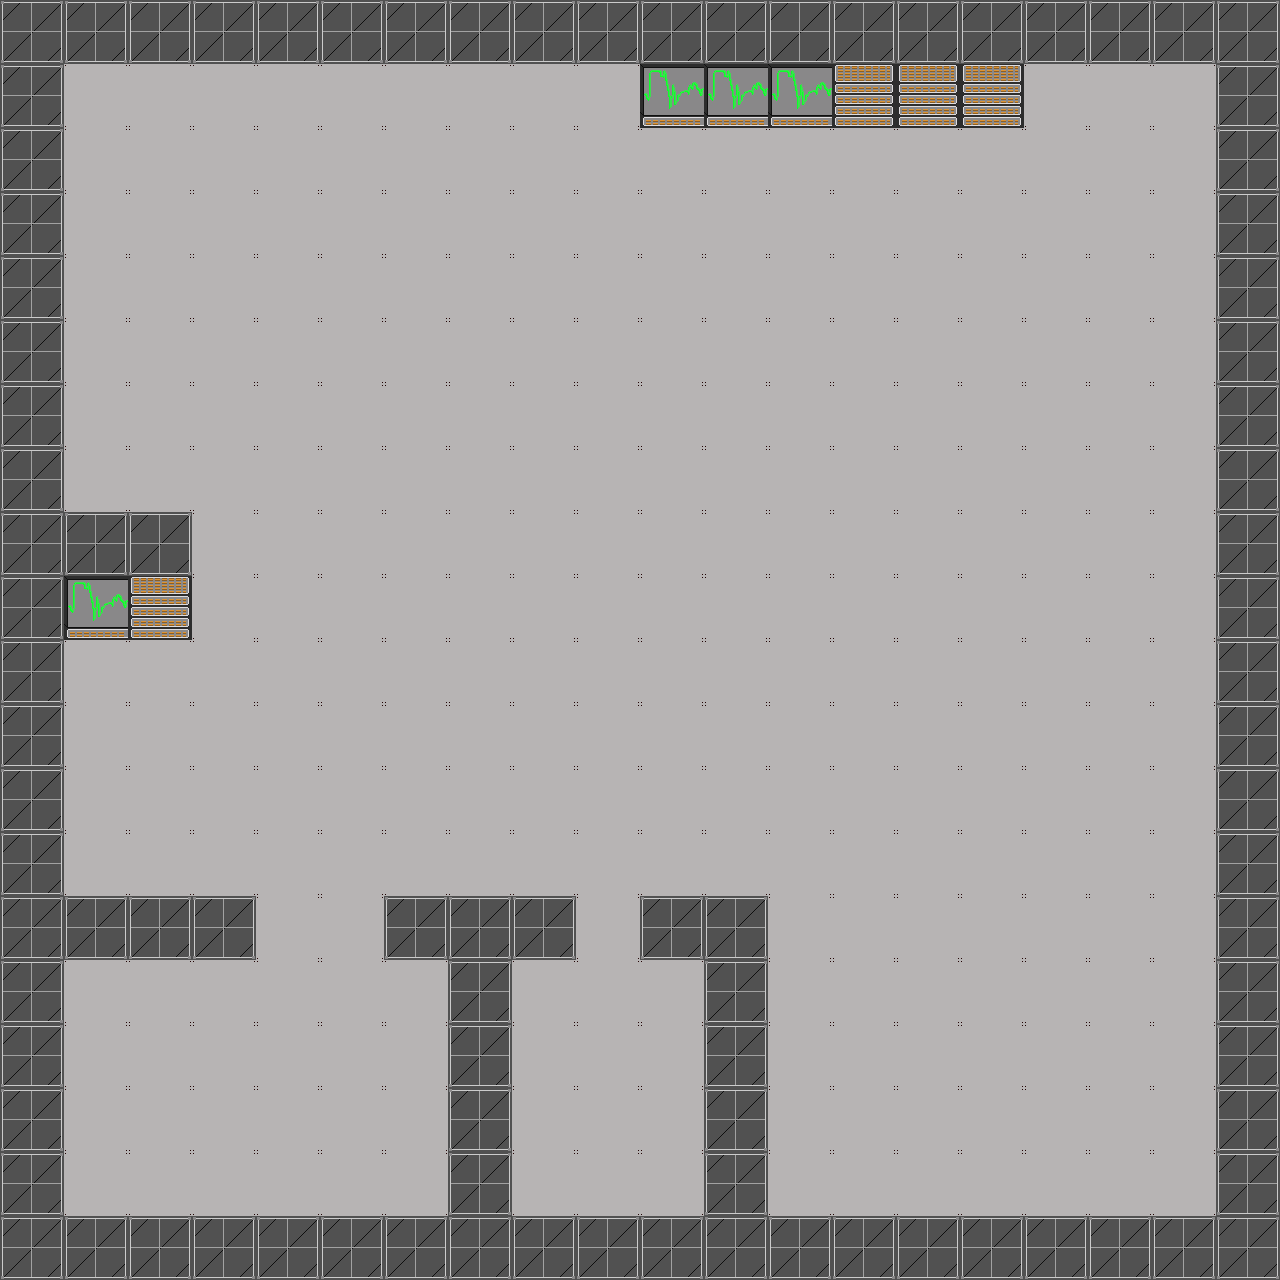

This is a level from a 2D game, rendered from its Tiled map with the project's own tilesets. A one-line summary and the map file follow, with tile-layer data summarised:
An orthogonal 20x20 tile map with 64x64 px tiles, 1 tile layer (1).

<map version="1.0" orientation="orthogonal" width="20" height="20" tilewidth="64" tileheight="64">
 <tileset firstgid="1" name="BasicTileset" tilewidth="64" tileheight="64">
  <image source="tilemap.png" trans="ff00ff" width="1280" height="2560" />
 </tileset>
 <layer name="1" width="20" height="20">
  <data>[400 cells, 400 non-empty, 4 distinct tile ids]</data>
 </layer>
</map>